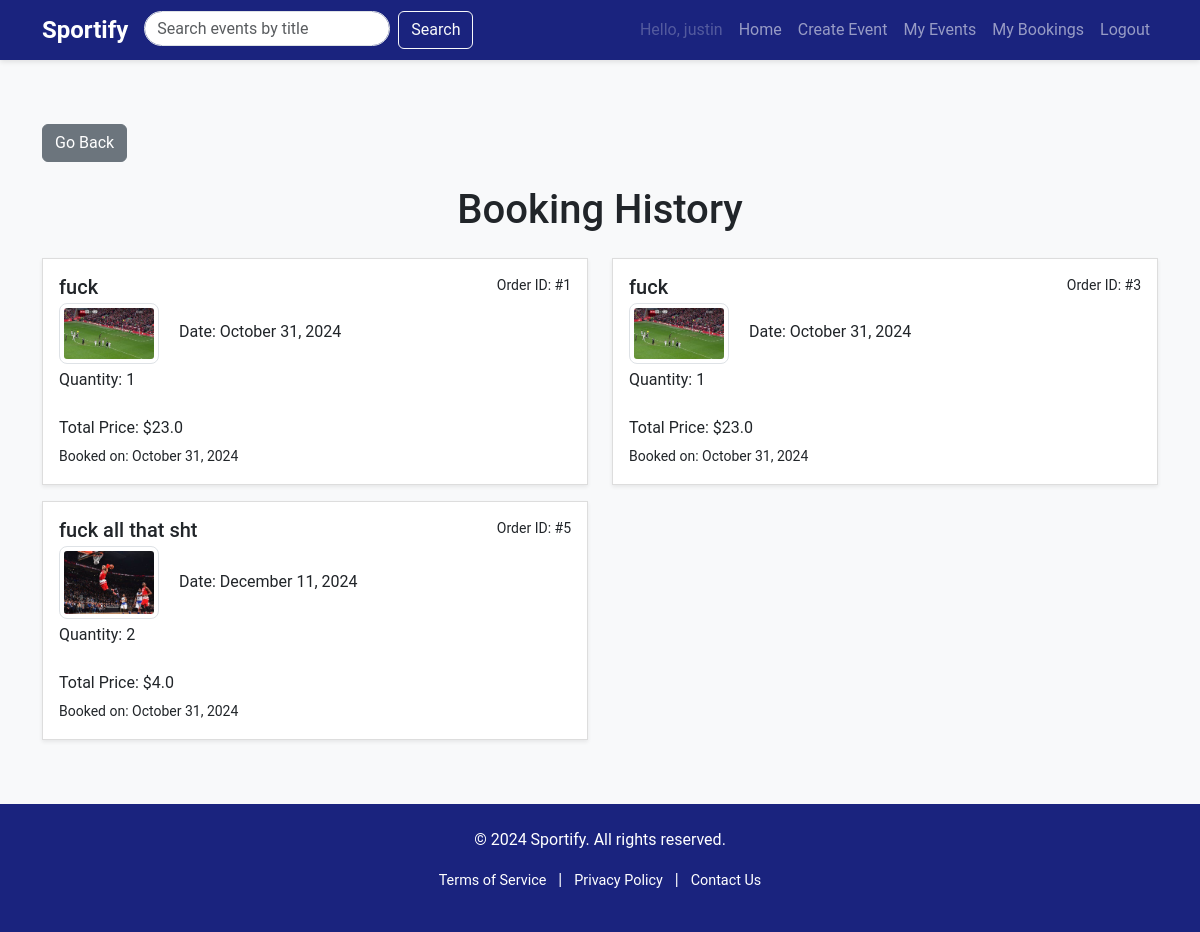
/event/booking_history (signed in), run on an earlier commit of the app's database.
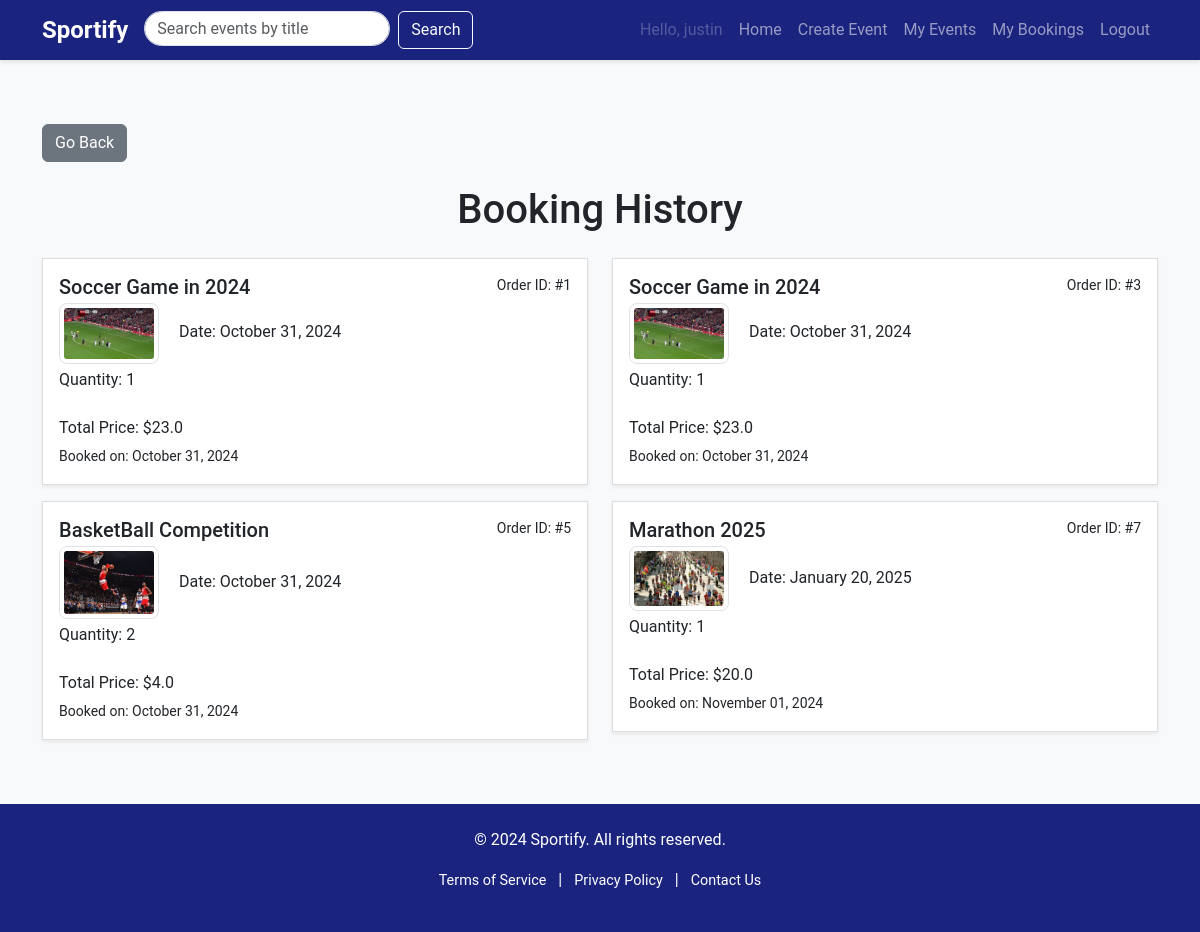
And on a later commit of the database.
### Sportify/models.py (models this page shows, shortened)
class User(db.Model, UserMixin):
    __tablename__ = 'users'
    id = db.Column(db.Integer, primary_key=True)
    username = db.Column(db.String(100), index=True, unique=True, nullable=False)
    firstname = db.Column(db.String(100), index=True, nullable=False)
    lastname = db.Column(db.String(100), index=True, nullable=False)
    emailid = db.Column(db.String(100), index=True, nullable=False)
    password_hash = db.Column(db.String(255), nullable=False)
    contact = db.Column(db.String(255), nullable=False)
    address = db.Column(db.String(150), nullable=False)
    comments = db.relationship('Comment', backref='user', lazy=True)
    order = db.relationship('Order', backref='user', lazy=True)

class Order(db.Model):
    __tablename__ = 'orders'
    id = db.Column(db.Integer, primary_key=True)
    quantity = db.Column(db.Integer, nullable = False)
    total_price = db.Column(db.Float, nullable = False)
    booked_date = db.Column(db.DateTime, default=datetime.now(), nullable=False)
    user_id = db.Column(db.Integer, db.ForeignKey("users.id"), nullable=False)
    event_id = db.Column(db.Integer, db.ForeignKey("events.id"), nullable=False)

class Event(db.Model):
    __tablename__ = 'events'
    id = db.Column(db.Integer, primary_key=True)
    name = db.Column(db.String(80), nullable=False)
    description = db.Column(db.Text, nullable=False)
    image = db.Column(db.String(150), nullable=False)  # Store path to the image
    price = db.Column(db.Integer, nullable=False)
    location = db.Column(db.String(150), nullable=False)
    datetime = db.Column(db.DateTime, nullable=False)
    capacity = db.Column(db.Integer, nullable=False)
    category = db.Column(db.String(50), nullable=False)
    status = db.Column(
        Enum(
            'Open', 'Inactive', 'Cancelled','Sold out', name='status of event'
        ),
        default='Open',
        nullable=False)
    user_id = db.Column(db.Integer, db.ForeignKey('users.id'), nullable=False)
    comments = db.relationship('Comment', backref='event', lazy=True)
    order = db.relationship('Order', backref='event', lazy=True)

### Sportify/event.py (the view)
@eventbp.route('/booking_history')
@login_required
def booking_history():
    bookings = db.session.query(Order).filter_by(user_id=current_user.id).all()
    return render_template('event/booking-history.html', bookings=bookings)

### Sportify/templates/event/booking-history.html (shortened to what this page needs)
{% extends "base.html" %}
{% block content %}
<main class="container my-5">
  <a href="{{ request.args.get('next') or url_for('main.index') }}" class="btn btn-secondary mt-3 mb-4">Go Back</a>
  <h1 class="text-center mb-4">Booking History</h1>
  <div class="row">
    {% if bookings %}
      {% for booking in bookings %}
        <div class="col-md-6">
          <div class="list-group-item mb-3 p-3 shadow-sm">
            <div class="d-flex w-100 justify-content-between">
              <h5 class="mb-1">{{ booking.event.name }}</h5>
              <small>Order ID: #{{ booking.id }}</small>
            </div>
            <p class="mb-1">
              <img src="{{ booking.event.image }}" alt="{{ booking.event.name }}" class="img-thumbnail me-3" width="100">
              Date: {{ booking.event.datetime.strftime('%B %d, %Y') }}
            </p>
            <p class="mb-1">
              Quantity: {{ booking.quantity}}
              <br>
              Total Price: ${{ booking.total_price }}
            </p>
            <small>Booked on: {{ booking.booked_date.strftime('%B %d, %Y') }}</small>
          </div>
        </div>
      {% endfor %}
    {% else %}
      <p class="text-center">No bookings found.</p>
    {% endif %}
  </div>
</main>
{% endblock %}

### Sportify/templates/base.html (shortened to what this page needs)
<!DOCTYPE html>
<html lang="en">
<head>
    <link href="https://cdn.jsdelivr.net/npm/bootstrap@5.3.2/dist/css/bootstrap.min.css" rel="stylesheet">
    <link rel="stylesheet" href="{{ url_for('static', filename='style/main.css') }}">
</head>
<body>
    <header>
        <nav class="navbar navbar-expand-lg navbar-dark bg-primary">
            <div class="container">
                <a class="navbar-brand" href="{{ url_for('main.index') }}">Sportify</a>
                <form action="{{ url_for('event.search') }}" method="GET" class="d-flex ms-auto me-3">
                    <input class="form-control me-2" type="search" name="query" placeholder="Search events by title" aria-label="Search">
                    <button class="btn btn-outline-light" type="submit">Search</button>
                </form>
                <div class="collapse navbar-collapse" id="navbarNav">
                    <ul class="navbar-nav ms-auto">
                        {% if current_user.is_authenticated %}
                            <li class="nav-item"><a class="nav-link disabled" href="#">Hello, {{ current_user.username }}</a></li>
                            <li class="nav-item"><a class="nav-link" href="{{ url_for('main.index') }}">Home</a></li>
                            <li class="nav-item"><a class="nav-link" href="{{ url_for('event.create') }}">Create Event</a></li>
                            <li class="nav-item"><a class="nav-link" href="{{ url_for('event.my_events') }}">My Events</a></li>
                            <li class="nav-item"><a class="nav-link" href="{{ url_for('event.booking_history') }}">My Bookings</a></li>
                            <li class="nav-item"><a class="nav-link" href="{{ url_for('auth.logout') }}">Logout</a></li>
                        {% else %}
                            <li class="nav-item"><a class="nav-link" href="{{ url_for('auth.login') }}">Log in</a></li>
                        {% endif %}
                    </ul>
                </div>
            </div>
        </nav>
    </header>
    {% block content %}{% endblock %}
    <footer class="footer text-center py-4">
        <div class="container">
            <p>&copy; 2024 Sportify. All rights reserved.</p>
            <p>
                <a href="#" class="text-white">Terms of Service</a> |
                <a href="#" class="text-white">Privacy Policy</a> |
                <a href="#" class="text-white">Contact Us</a>
            </p>
        </div>
    </footer>
</body>
</html>

### Sportify/static/style/main.css (style rules this page uses)
body { font-family: 'Roboto', sans-serif; background-color: #f8f9fa; }
.navbar { background-color: #1a237e !important; box-shadow: 0 2px 5px rgba(0, 0, 0, 0.1); height: 60px; }
.navbar-brand { font-weight: 700; font-size: 1.5rem; }
.navbar .form-control { border-radius: 20px; height: 35px; }
.footer { background-color: #1a237e; color: white; text-align: center; padding: 1rem; }
.footer a { color: white; text-decoration: none; padding: 0 8px; font-size: 0.9rem; }
.list-group-item { border: 1px solid #ddd; border-radius: 0.5rem; margin-bottom: 1rem; background-color: #ffffff; box-shadow: 0 4px 8px rgba(0, 0, 0, 0.1); }
.list-group-item img { border-radius: 0.5rem; }
.footer a { color: white; text-decoration: none; }

What changed in the data, as far as the page shows it:
changed through a linked row, Order id 1: event.name "fuck" → "Soccer Game in 2024"
changed through a linked row, Order id 3: event.name "fuck" → "Soccer Game in 2024"
changed through a linked row, Order id 5: event.name "fuck all that sht" → "BasketBall Competition"; event.datetime "December 11, 2024" → "October 31, 2024"
added Order: event.name "Marathon 2025", id "7", event.image (picture), event.datetime "January 20, 2025", quantity "1", total_price "20.0", booked_date "November 01, 2024"
